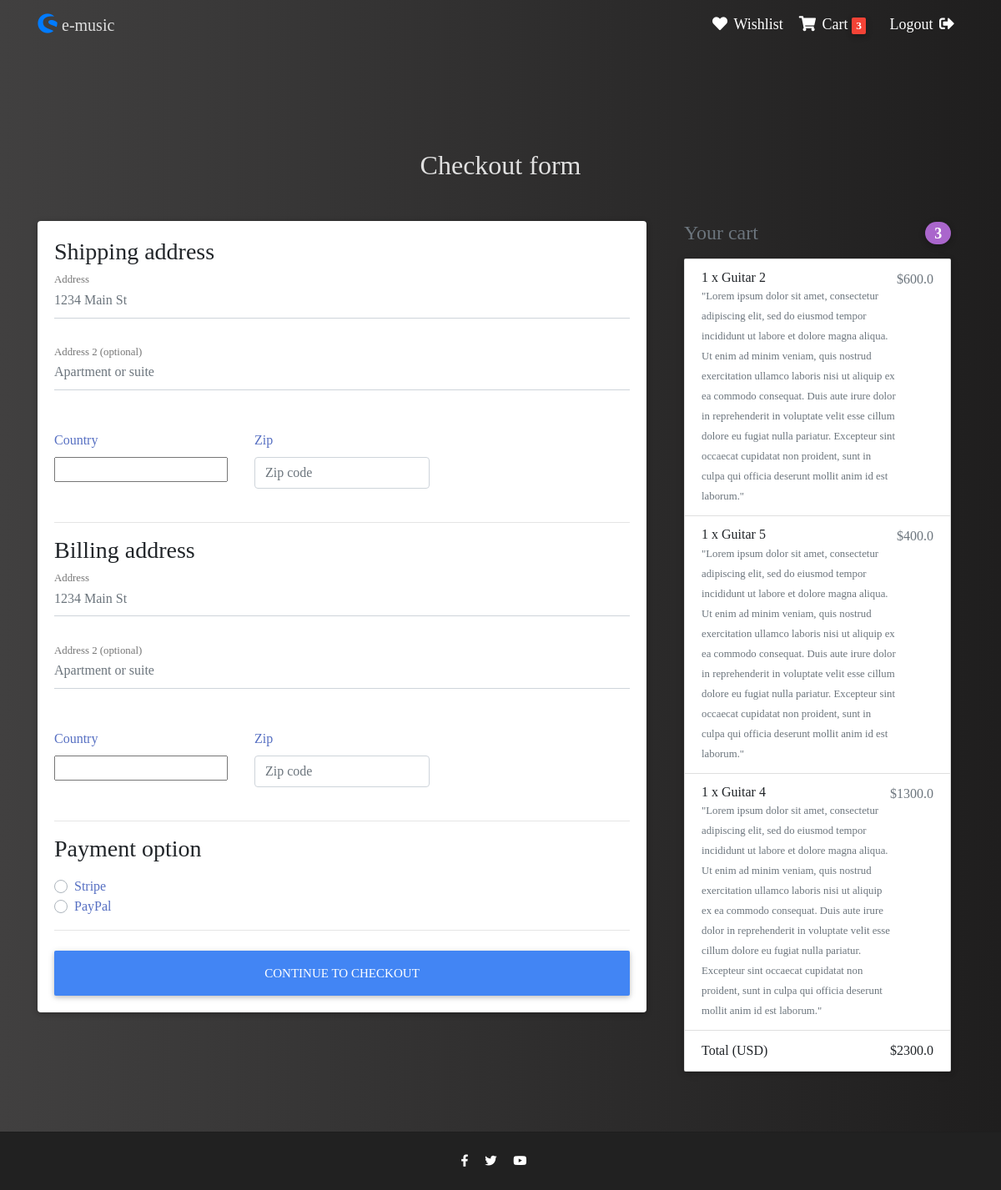
Page /checkout/ (signed in) on the committed database.
### core/models.py (models this page shows, shortened)
class Order(models.Model):
    user = models.ForeignKey(settings.AUTH_USER_MODEL, on_delete=models.CASCADE)
    ref_code = models.CharField(max_length=20, blank=True, null=True)
    items = models.ManyToManyField(OrderItem)
    start_date = models.DateTimeField(auto_now_add=True)
    ordered_date = models.DateTimeField()
    ordered = models.BooleanField(default=False)
    shipping_address = models.ForeignKey(
        "Address",
        related_name="shipping_address",
        on_delete=models.SET_NULL,
        blank=True,
        null=True,
    )
    billing_address = models.ForeignKey(
        "Address",
        related_name="billing_address",
        on_delete=models.SET_NULL,
        blank=True,
        null=True,
    )
    payment = models.ForeignKey(
        "Payment", on_delete=models.SET_NULL, blank=True, null=True
    )
    coupon = models.ForeignKey(
        "Coupon", on_delete=models.SET_NULL, blank=True, null=True
    )
    being_delivered = models.BooleanField(default=False)
    received = models.BooleanField(default=False)
    refund_requested = models.BooleanField(default=False)
    refund_granted = models.BooleanField(default=False)
    """
    1. Item added to cart
    2. Adding a billing address
    (Failed checkout)
    3. Payment
    (Preprocessing, processing, packaging etc.)
    4. Being delivered
    5. Received
    6. Refunds
    """
    def get_total(self):
        total = 0
        for order_item in self.items.all():
            total += order_item.get_final_price()
        if self.coupon:
            total -= self.coupon.amount
        return total

class OrderItem(models.Model):
    user = models.ForeignKey(settings.AUTH_USER_MODEL, on_delete=models.CASCADE)
    ordered = models.BooleanField(default=False)
    item = models.ForeignKey(Item, on_delete=models.CASCADE)
    quantity = models.IntegerField(default=1)
    def get_total_item_price(self):
        return self.quantity * self.item.price
    def get_total_discount_item_price(self):
        return self.quantity * self.item.discount_price
    def get_final_price(self):
        if self.item.discount_price:
            return self.get_total_discount_item_price()
        return self.get_total_item_price()

class Item(models.Model):
    title = models.CharField(max_length=100)
    price = models.FloatField()
    discount_price = models.FloatField(blank=True, null=True)
    category = models.CharField(choices=CATEGORY_CHOICES, max_length=2)
    label = models.CharField(choices=LABEL_CHOICES, max_length=1)
    slug = models.SlugField()
    description = models.TextField()
    image = models.ImageField()
    tags = TaggableManager()

### core/views.py (the view, shortened to what this page needs)
# urls.py: path("checkout/", CheckoutView.as_view(), name="checkout"),
class CheckoutView(View):
    def get(self, *args, **kwargs):
        try:
            order = Order.objects.get(user=self.request.user, ordered=False)
            form = CheckoutForm()
            context = {
                "form": form,
                "couponform": CouponForm(),
                "order": order,
                "DISPLAY_COUPON_FORM": True,
            }
            shipping_address_qs = Address.objects.filter(
                user=self.request.user, address_type="S", default=True
            )
            if shipping_address_qs.exists():
                context.update({"default_shipping_address": shipping_address_qs[0]})
            billing_address_qs = Address.objects.filter(
                user=self.request.user, address_type="B", default=True
            )
            if billing_address_qs.exists():
                context.update({"default_billing_address": billing_address_qs[0]})
            return render(self.request, "checkout.html", context)
        except ObjectDoesNotExist:
            messages.info(self.request, "You do not have an active order")
            return redirect("core:checkout")

### core/forms.py
class CouponForm(forms.Form):
    code = forms.CharField(
        widget=forms.TextInput(
            attrs={
                "class": "form-control",
                "placeholder": "Promo code",
                "aria-label": "Recipient's username",
                "aria-describedby": "basic-addon2",
            }
        )
    )

### core/templatetags/cart_template_tags.py (called while the page is built)
@register.filter
def cart_item_count(user):
    if user.is_authenticated:
        qs = Order.objects.filter(user=user, ordered=False)
        if qs.exists():
            return qs[0].items.count()
    return 0

### templates/checkout.html (shortened to what this page needs)
{% extends "base.html" %}
{% load crispy_forms_tags %}
{% block content %}
<main>
  <div class="container wow fadeIn">
    <h2 class=" text-light my-5 h2 text-center">Checkout form</h2>
    <div class="row">
      <div class="col-md-8 mb-4">
        <div class="card">
          <form method="POST" class="card-body">
            <h3>Shipping address</h3>
            <div class='hideable_shipping_form'>
              <div class="md-form mb-5">
                <input type='text' placeholder='1234 Main St' id='shipping_address' name='shipping_address'
                  class='form-control' required />
                <label for="shipping_address" class="">Address</label>
              </div>
              <div class="md-form mb-5">
                <input type='text' placeholder='Apartment or suite' id='shipping_address2' name='shipping_address2'
                  class='form-control' />
                <label for="shipping_address2" class="">Address 2 (optional)</label>
              </div>
              <div class="row">
                <div class="col-lg-4 col-md-12 mb-4">
                  <label for="country">Country</label>
                  {{ form.shipping_country }}
                </div>
                <div class="col-lg-4 col-md-6 mb-4">
                  <label for="shipping_zip">Zip</label>
                  <input type='text' placeholder='Zip code' id='shipping_zip' name='shipping_zip' class='form-control'
                    required />
                </div>
              </div>
            </div>
            <hr>
            <h3>Billing address</h3>
            <div class='hideable_billing_form'>
              <div class="md-form mb-5">
                <input type='text' placeholder='1234 Main St' id='billing_address' name='billing_address'
                  class='form-control' />
                <label for="billing_address" class="">Address</label>
              </div>
              <div class="md-form mb-5">
                <input type='text' placeholder='Apartment or suite' id='billing_address2' name='billing_address2'
                  class='form-control' />
                <label for="billing_address2" class="">Address 2 (optional)</label>
              </div>
              <div class="row">
                <div class="col-lg-4 col-md-12 mb-4">
                  <label for="country">Country</label>
                  {{ form.billing_country }}
                </div>
                <div class="col-lg-4 col-md-6 mb-4">
                  <label for="billing_zip">Zip</label>
                  <input type='text' placeholder='Zip code' id='billing_zip' name='billing_zip' class='form-control' />
                </div>
              </div>
            </div>
            <hr>
            <h3>Payment option</h3>
            <div class="d-block my-3">
              {% for value, name in form.fields.payment_option.choices %}
              <div class="custom-control custom-radio">
                <label class="custom-control-label" for="{{ name }}">{{ name }}</label>
              </div>
              {% endfor %}
            </div>
            <hr class="mb-4">
            <button class="btn btn-primary btn-lg btn-block" type="submit">Continue to checkout</button>
          </form>
        </div>
      </div>
      <div class="col-md-4 mb-4">
        {% include "order_snippet.html" %}
      </div>
    </div>
  </div>
</main>
{% endblock content %}

### templates/navbar.html (shortened to what this page needs)
{% load cart_template_tags %}
<nav class="navbar navbar-expand-lg shadow-none panw">
  <div class="container">
    <a class="navbar-brand waves-effect" href="/">
      <i class="fab fa-shopware logo"></i>
      <strong class="text-light larger">e-music</strong>
    </a>
    <div class="collapse navbar-collapse" id="navbarSupportedContent">
      <ul class="navbar-nav nav-flex-icons ml-auto">
        {% if request.user.is_authenticated %}
        <li class="nav-item pl-2 mb-2 mb-md-0">
          <a href="{% url 'core:wishlist' %}" class="nav-link waves-effect" style='color:white;'>
            <i class="fas fa-heart"></i>
            <span class="clearfix d-none d-sm-inline-block"> Wishlist </span>
          </a>
        </li>
        <li class="nav-item">
          <a href="{% url 'core:order-summary' %}" class="nav-link waves-effect" style='color:white;'>
            <i class="fas fa-shopping-cart"></i>
            <span class="clearfix d-none d-sm-inline-block "> Cart </span>
            <span class="badge red z-depth-1 mr-1"> {{ request.user|cart_item_count }} </span>
          </a>
        </li>
        <li class="nav-item pl-2 mb-2 mb-md-0">
          <a class="nav-link waves-effect" href="{% url 'account_logout' %} " style='color:white;'>
            <span class="clearfix d-none d-sm-inline-block"> Logout </span>
            <i class="fas fa-sign-out-alt"></i>
          </a>
        </li>
      </ul>
      {% endif %}
    </div>
  </div>
</nav>

### templates/order_snippet.html
<div class="col-md-12 mb-4">
    <h4 class="d-flex justify-content-between align-items-center mb-3">
        <span class="text-muted">Your cart</span>
        <span class="badge badge-secondary badge-pill">{{ order.items.count }}</span>
    </h4>
    <ul class="list-group mb-3 z-depth-1">
        {% for order_item in order.items.all %}
        <li class="list-group-item d-flex justify-content-between lh-condensed">
            <div>
                <h6 class="my-0">{{ order_item.quantity }} x {{ order_item.item.title}}</h6>
                <small class="text-muted">{{ order_item.item.description}}</small>
            </div>
            <span class="text-muted">${{ order_item.get_final_price }}</span>
        </li>
        {% endfor %}
        <li class="list-group-item d-flex justify-content-between">
            <span>Total (USD)</span>
            <strong>${{ order.get_total }}</strong>
        </li>
    </ul>
</div>

### static_in_env/css/style.css (style rules this page uses)
html, body, .view { height: 100%; }

### templates/base.html (style rules this page uses)
html, body, header, .carousel { height: 60vh; scroll-behavior: smooth; }
label { color: rgb(86, 111, 194); }
body { background: linear-gradient(to right, rgb(65, 64, 64), rgb(31, 30, 30)); min-height: 100vh; font-family: Florence; }
.panw a .logo { font-size: larger; }
.panw .nav-item { font-size: larger; }
.card-body { height: min-content; }
.navbar .nav-item { font-size: large; }

### rows in the picture
Order: items.count "3", get_total "2300.0"
OrderItem: quantity "1", item "Guitar 2", item.description "\"Lorem ipsum dolor sit amet, consectetur adipiscing elit, sed do eiusmod tempor incididunt ut labore et dolore magna aliqua. Ut enim ad minim veniam, quis nostrud exercitation ullamco laboris nisi ut aliquip ex ea commodo consequat. Duis aute irure dolor in reprehenderit in voluptate velit esse cillum dolore eu fugiat nulla pariatur. Excepteur sint occaecat cupidatat non proident, sunt in culpa qui officia deserunt mollit anim id est laborum.\"", get_final_price "600.0"
OrderItem: quantity "1", item "Guitar 5", item.description "\"Lorem ipsum dolor sit amet, consectetur adipiscing elit, sed do eiusmod tempor incididunt ut labore et dolore magna aliqua. Ut enim ad minim veniam, quis nostrud exercitation ullamco laboris nisi ut aliquip ex ea commodo consequat. Duis aute irure dolor in reprehenderit in voluptate velit esse cillum dolore eu fugiat nulla pariatur. Excepteur sint occaecat cupidatat non proident, sunt in culpa qui officia deserunt mollit anim id est laborum.\"", get_final_price "400.0"
OrderItem: quantity "1", item "Guitar 4", item.description "\"Lorem ipsum dolor sit amet, consectetur adipiscing elit, sed do eiusmod tempor incididunt ut labore et dolore magna aliqua. Ut enim ad minim veniam, quis nostrud exercitation ullamco laboris nisi ut aliquip ex ea commodo consequat. Duis aute irure dolor in reprehenderit in voluptate velit esse cillum dolore eu fugiat nulla pariatur. Excepteur sint occaecat cupidatat non proident, sunt in culpa qui officia deserunt mollit anim id est laborum.\"", get_final_price "1300.0"

### other values in the picture
{{ request.user|cart_item_count }} "3"
{{ name }} "Stripe" "PayPal"
